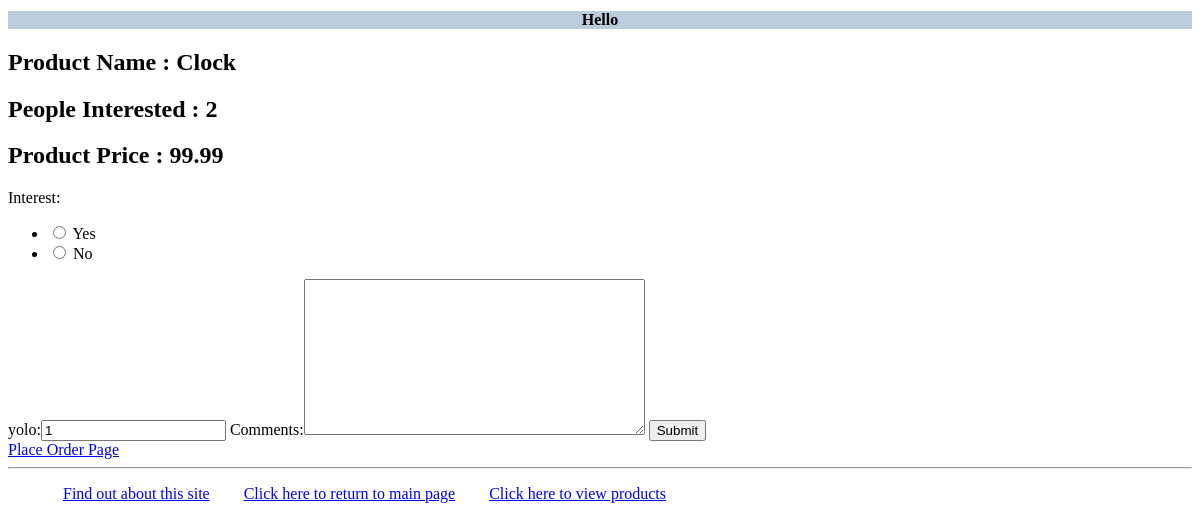
The page /myapp/productdetail/1/ on the database as committed earlier.
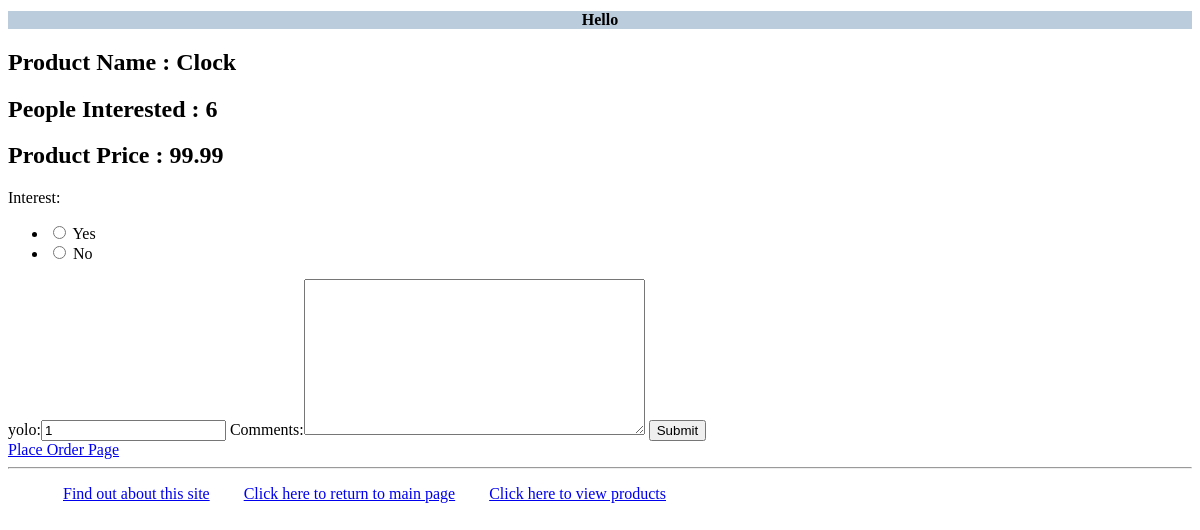
The same page on the database as committed later.
### myapp/models.py (models this page shows, shortened)
class Product(models.Model):
    category = models.ForeignKey(Category, related_name='products',on_delete=models.CASCADE)
    name = models.CharField(max_length=200)
    price = models.DecimalField(max_digits=10, decimal_places=2)
    stock = models.PositiveIntegerField(default=100)
    available = models.BooleanField(default=True)
    description = models.TextField(blank=True, default='')
    interested = models.PositiveIntegerField(default=0)

### myapp/views.py (the view)
# urls.py: path(r'productdetail/<int:prod_id>/',views.productdetail,name = 'productdetail'),
def productdetail(request,prod_id):
    product = (Product.objects.get(id=prod_id))
    msg = ''
    form = InterestForm()
    return render(request,'myapp/productdetails.html', {'product': product, 'form':form, 'msg':msg})

### myapp/forms.py
class InterestForm(forms.Form):
    interest = forms.IntegerField(widget=forms.RadioSelect(choices=[(1, 'Yes'),(0, 'No')]))
    quantity = forms.IntegerField(initial=1, min_value=1, label='yolo')
    comments = forms.CharField(widget=forms.Textarea, required=False)

### myapp/templates/myapp/productdetails.html (shortened to what this page needs)
<!DOCTYPE html>
<html lang="en">
<head>
</head>
<body>
{% extends 'myapp/base.html' %}
{% block body_block %}
    {% if product %}
    <h2>Product Name : {{ product.name }}</h2>
    <h2>People Interested : {{ product.interested }}</h2>
    <h2>Product Price : {{ product.price }}</h2>
{% else %}
    <strong>There are no available products!</strong>
{% endif %}
    <form action="/order_interest_response/{{ product.id }}/" method="post">
    {{ form }}
    <input type="submit" value="Submit">
    </form>
<a href="{% url 'myapp:place order'  %}">Place Order Page</a>
{% endblock %}

### myapp/templates/myapp/base.html
<!DOCTYPE html>
{% load staticfiles %}
<html>
    <head>
<link rel="stylesheet" type="text/css" href="{% static 'myapp/style.css' %}" />
<title>Online Store APP - {% block title %}Welcome!{% endblock %}</title> </head>
<body> <div>
<h1>{% block myhdg %}Hello {{ user.get_username }} {% endblock %}</h1>
            {% block body_block %}*** {% endblock %}
        </div>
<hr /> <div>
<ul>
<li class="hbar1"><a href = "{% url 'myapp:about' %}">Find out about this
   site</a></li>
<li class="hbar1"><a href = "{% url 'myapp:index' %}">Click here to return to main page</a></li>
<li class="hbar1"><a href = "{% url 'myapp:products' %}">Click here to view products</a><br/></li>
</ul> </div>
    </body>
</html>

### myapp/static/myapp/style.css (style rules this page uses)
h1 { background-color: #bbccdd; text-align:center; font-size: 16px; font-style: normal; color:black; }
.hbar1 { display: inline; margin: 15px; }

Rows that differ between the two databases and show on the page:
changed Product "Clock": interested "2" → "6"
